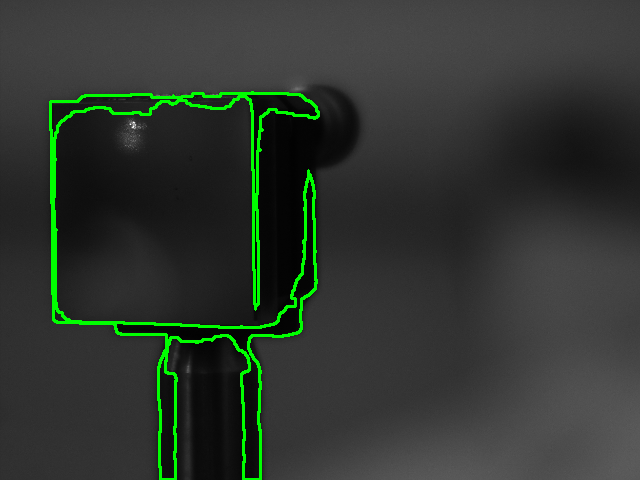
#> input picture result.png, 640 x 480 px, given in place of Contour 4png.png, which was not available
$ python 'test3(best so far).py'
#> lines starting #> are read from the running program, lines starting #| are printed output that depends on the picture; after the words box and inside, x2 and y2 are one past the last pixel; in counts of white or black regions, pixels touching at a corner belong together; pictures that were not available may be replaced by others from this repository, and a replacement may not be noted
import cv2
import numpy as np

def detect_mirror_and_lasers(image_path, output_path="result.png"):
    # Load and resize image
#> called with image_path = 'Contour 4png.png', output_path = 'result.png'
    image = cv2.imread(image_path)
#> image is the input picture: shape (480, 640, 3); mean B, G, R 46.9, 54.1, 46.9
    if image is None:
        print("Error: Image not found.")
        return

    image = cv2.resize(image, (640, 480))
    gray = cv2.cvtColor(image, cv2.COLOR_BGR2GRAY)
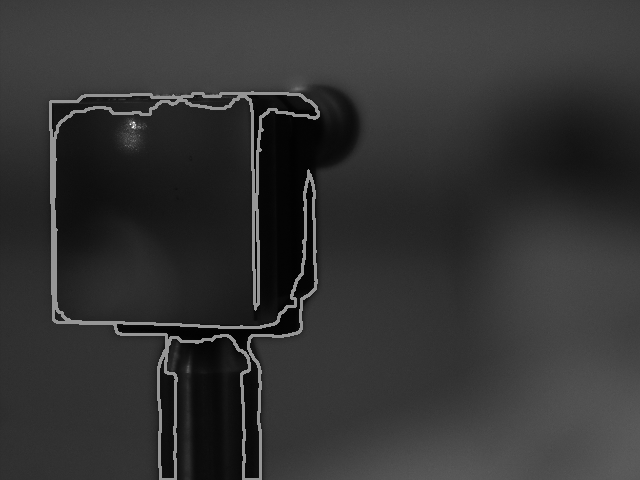
#> gray: shape (480, 640); min 1, max 255, mean 51.1

    # Adaptive threshold to find dark regions (mirror)
    dark_thresh = cv2.adaptiveThreshold(
        gray, 255, cv2.ADAPTIVE_THRESH_MEAN_C,
        cv2.THRESH_BINARY_INV, 51, 10
    )
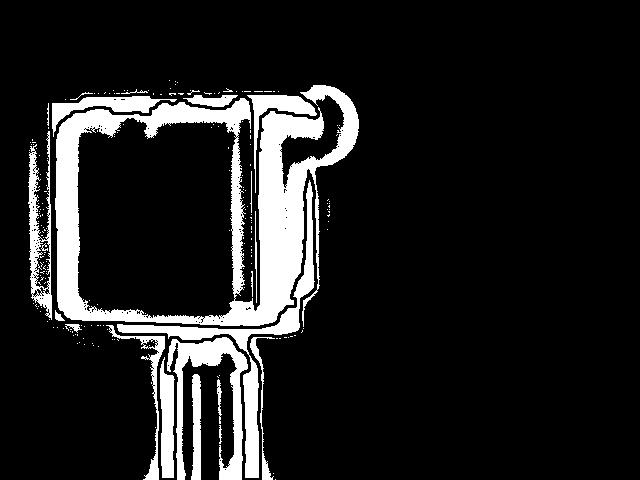
#> dark_thresh: shape (480, 640); 12.6% white; 208 white regions (186 under 20 px), largest, box (x1, y1, x2, y2) and area: (55, 85, 359, 327) 21273, (117, 180, 315, 478) 4398, (167, 337, 248, 480) 3544

    # Morphological cleaning
    kernel = cv2.getStructuringElement(cv2.MORPH_RECT, (7, 7))
    cleaned = cv2.morphologyEx(dark_thresh, cv2.MORPH_CLOSE, kernel)
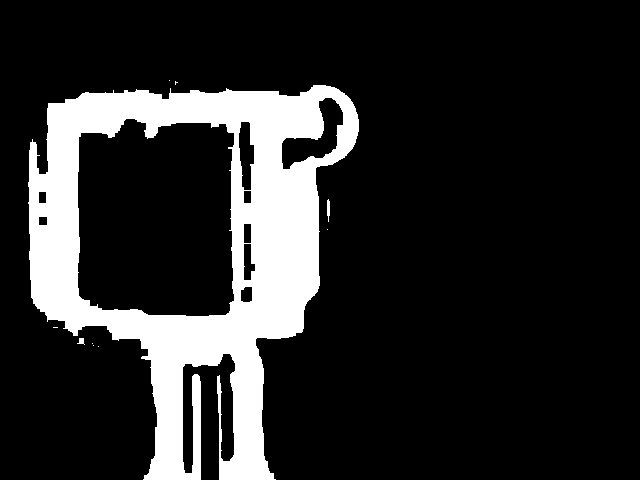
#> cleaned: shape (480, 640); 16.4% white; 10 white regions (7 under 20 px)

    # Find the largest contour (mirror)
    contours, _ = cv2.findContours(cleaned, cv2.RETR_EXTERNAL, cv2.CHAIN_APPROX_SIMPLE)
#> contours = 10 contours, 7 with area under 20; largest, box (x1, y1, x2, y2) and area: (28, 85, 359, 480) 80786, (327, 199, 330, 222) 31, (77, 338, 85, 345) 20
    mirror_contour = max(contours, key=cv2.contourArea) if contours else None
#> mirror_contour = contour of 484 points, box (x1, y1, x2, y2) (28, 85, 359, 480), area 80786

    result = image.copy()

    if mirror_contour is not None:
        cv2.drawContours(result, [mirror_contour], -1, (0, 255, 0), 2)
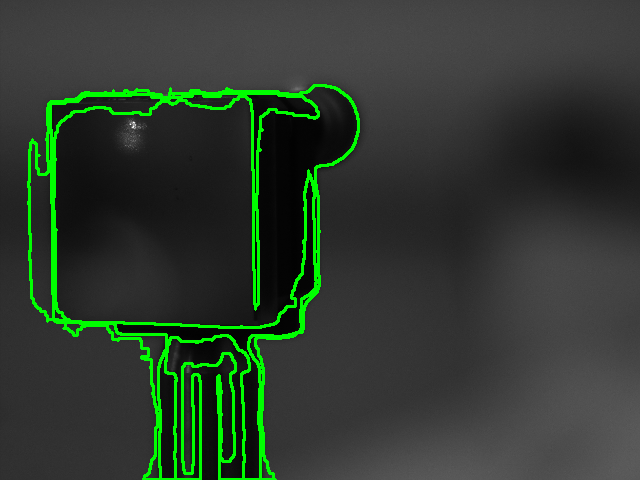
#> result: shape (480, 640, 3); 2.03% of pixels changed, all inside (x1, y1, x2, y2) = (27, 84, 360, 480)

        # Mask of the mirror region
        mask = np.zeros_like(gray)
        cv2.drawContours(mask, [mirror_contour], -1, 255, -1)
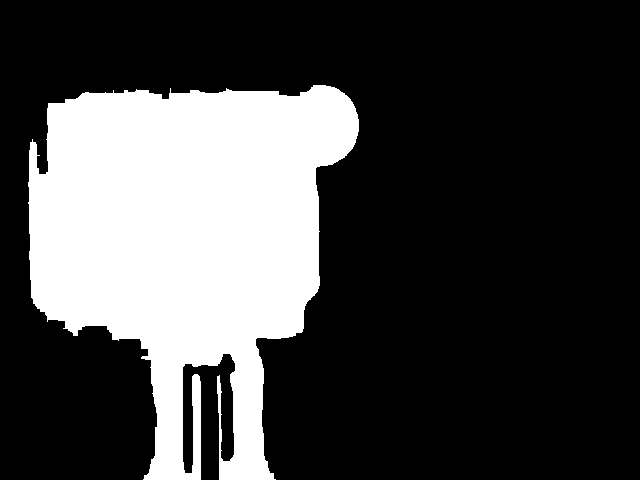
#> mask: shape (480, 640); 26.7% white; 1 white region, box (x1, y1, x2, y2) and area: (28, 85, 359, 480) 81879
        mirror_region = cv2.bitwise_and(gray, gray, mask=mask)
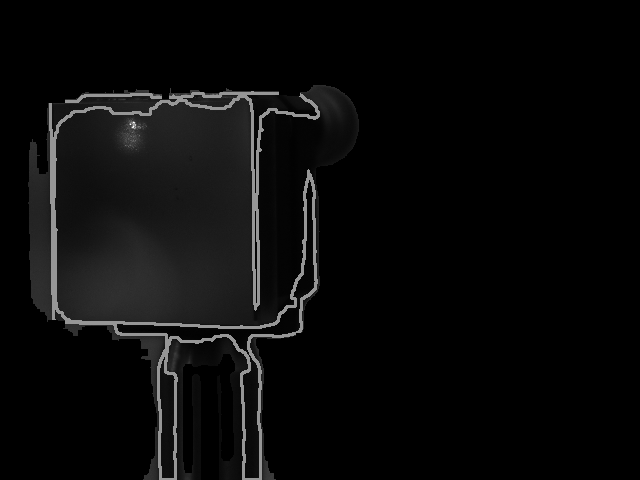
#> mirror_region: shape (480, 640); min 0, max 255, mean 9.9

        # Use blob detector to find laser spots
        params = cv2.SimpleBlobDetector_Params()
        params.filterByColor = True
        params.blobColor = 255  # Looking for bright spots
        params.filterByArea = True
        params.minArea = 3
        params.maxArea = 100
        params.filterByCircularity = False
        params.filterByConvexity = False
        params.filterByInertia = False

        detector = cv2.SimpleBlobDetector_create(params)
        keypoints = detector.detect(mirror_region)
#> keypoints = 1 keypoints; (x, y, size): (133, 125, 5.9)

        for kp in keypoints:
            x, y = int(kp.pt[0]), int(kp.pt[1])
            radius = int(kp.size / 2)
            cv2.circle(result, (x, y), radius, (0, 0, 255), 2)
#> this loop made 1 pass
#> (kp, x, y, radius) on pass 1: (keypoint at (133, 124.7), size 5.9, 133, 124, 2)
#> result: shape (480, 640, 3); 0.01% of pixels changed, all inside (x1, y1, x2, y2) = (130, 121, 137, 128)
    else:
        print("Mirror not found.")

    # Display results
    cv2.imshow("Adaptive Threshold", dark_thresh)
    cv2.imshow("Detected Mirror and Lasers", result)
    cv2.waitKey(0)
    cv2.destroyAllWindows()

    # Save result
    cv2.imwrite(output_path, result)
    print(f"Result saved to {output_path}")

# Run the function
detect_mirror_and_lasers("Contour 4png.png")
